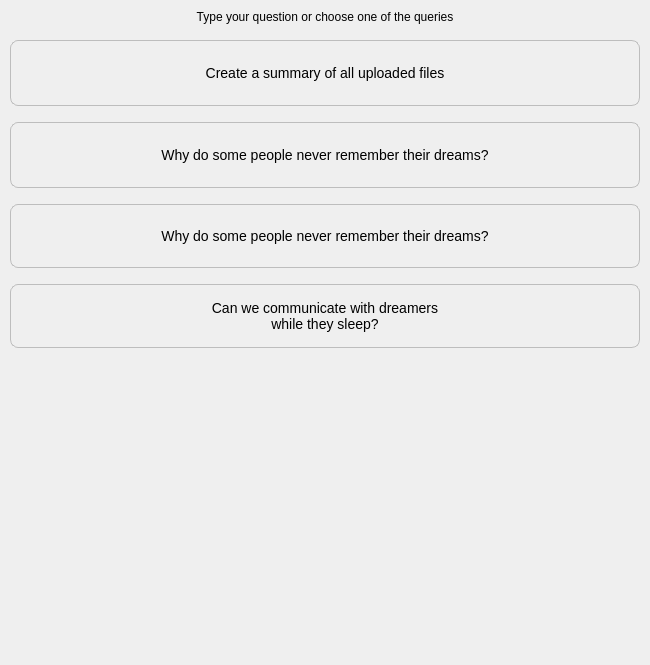
<?xml version="1.0" encoding="UTF-8"?>
<ui version="4.0">
 <class>user_prompts</class>
 <widget class="QFrame" name="user_prompts">
  <property name="geometry">
   <rect>
    <x>0</x>
    <y>0</y>
    <width>650</width>
    <height>665</height>
   </rect>
  </property>
  <property name="maximumSize">
   <size>
    <width>650</width>
    <height>16777215</height>
   </size>
  </property>
  <property name="windowTitle">
   <string>Frame</string>
  </property>
  <property name="styleSheet">
   <string notr="true">#user_prompts QPushButton {
	height: 64px;
    border-radius: 8px;
	font-family: &quot;San Francisco&quot;, sans-serif;
    font-size: 14px;
    border: 1px solid #BDBDBD;

}

#user_prompts QPushButton:hover {
	background-color: #F2F2F2;

}

QLabel[class=&quot;placeholder&quot;] {
	color: #828282;
	font-weight: 400;
	text-align: center;
}</string>
  </property>
  <layout class="QVBoxLayout" name="verticalLayout">
   <property name="spacing">
    <number>16</number>
   </property>
   <property name="leftMargin">
    <number>10</number>
   </property>
   <property name="topMargin">
    <number>10</number>
   </property>
   <property name="rightMargin">
    <number>10</number>
   </property>
   <property name="bottomMargin">
    <number>10</number>
   </property>
   <item alignment="Qt::AlignTop">
    <widget class="QLabel" name="label_5">
     <property name="sizePolicy">
      <sizepolicy hsizetype="Minimum" vsizetype="Minimum">
       <horstretch>0</horstretch>
       <verstretch>0</verstretch>
      </sizepolicy>
     </property>
     <property name="text">
      <string>&lt;html&gt;&lt;head/&gt;&lt;body&gt;&lt;p align=&quot;center&quot;&gt;Type your question or choose one of the queries&lt;/p&gt;&lt;/body&gt;&lt;/html&gt;</string>
     </property>
     <property name="class" stdset="0">
      <string>placeholder</string>
     </property>
    </widget>
   </item>
   <item alignment="Qt::AlignTop">
    <widget class="QPushButton" name="pushButton_4">
     <property name="text">
      <string>Create a summary of all uploaded files</string>
     </property>
    </widget>
   </item>
   <item alignment="Qt::AlignTop">
    <widget class="QPushButton" name="pushButton_3">
     <property name="text">
      <string>Why do some people never remember their dreams?</string>
     </property>
    </widget>
   </item>
   <item alignment="Qt::AlignTop">
    <widget class="QPushButton" name="pushButton_2">
     <property name="maximumSize">
      <size>
       <width>16777215</width>
       <height>64</height>
      </size>
     </property>
     <property name="text">
      <string>Why do some people never remember their dreams?</string>
     </property>
    </widget>
   </item>
   <item alignment="Qt::AlignTop">
    <widget class="QPushButton" name="pushButton">
     <property name="minimumSize">
      <size>
       <width>0</width>
       <height>64</height>
      </size>
     </property>
     <property name="maximumSize">
      <size>
       <width>16777215</width>
       <height>64</height>
      </size>
     </property>
     <property name="text">
      <string>Can we communicate with dreamers 
while they sleep?</string>
     </property>
    </widget>
   </item>
   <item>
    <spacer name="verticalSpacer">
     <property name="orientation">
      <enum>Qt::Vertical</enum>
     </property>
     <property name="sizeHint" stdset="0">
      <size>
       <width>20</width>
       <height>40</height>
      </size>
     </property>
    </spacer>
   </item>
  </layout>
 </widget>
 <resources/>
 <connections/>
</ui>
